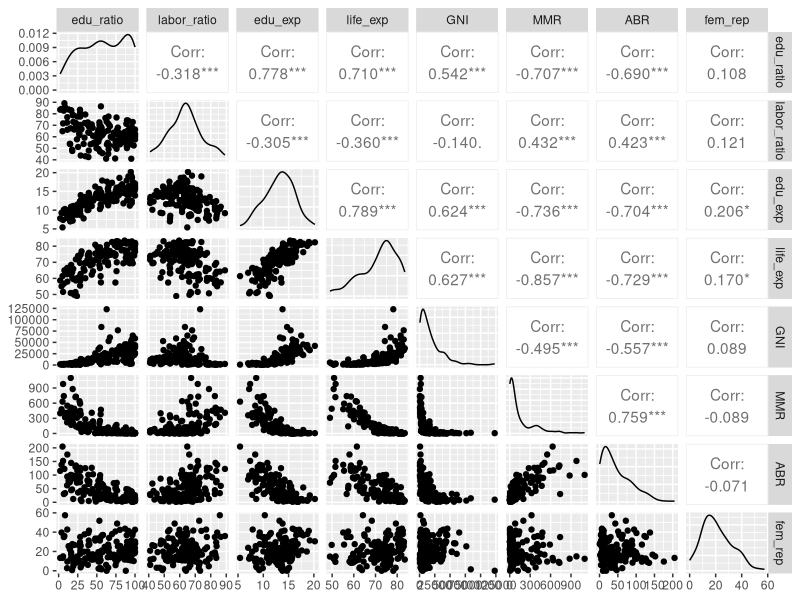
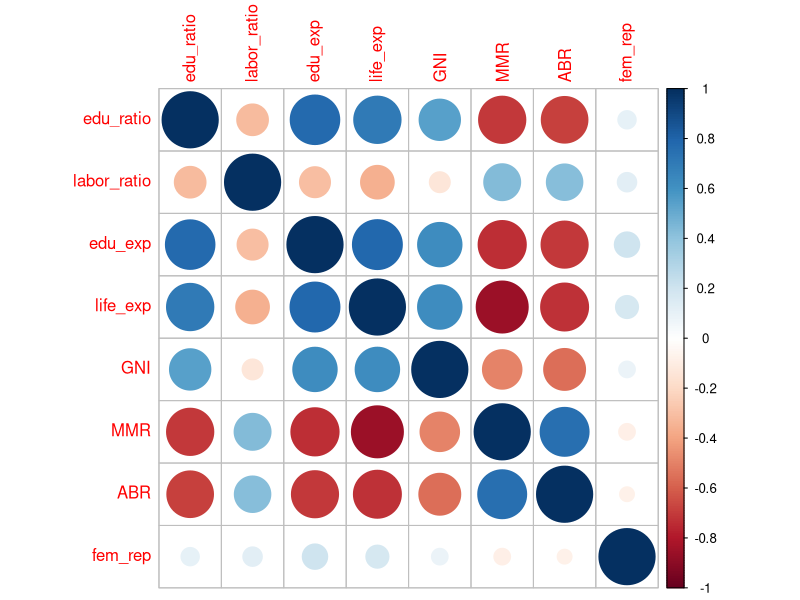
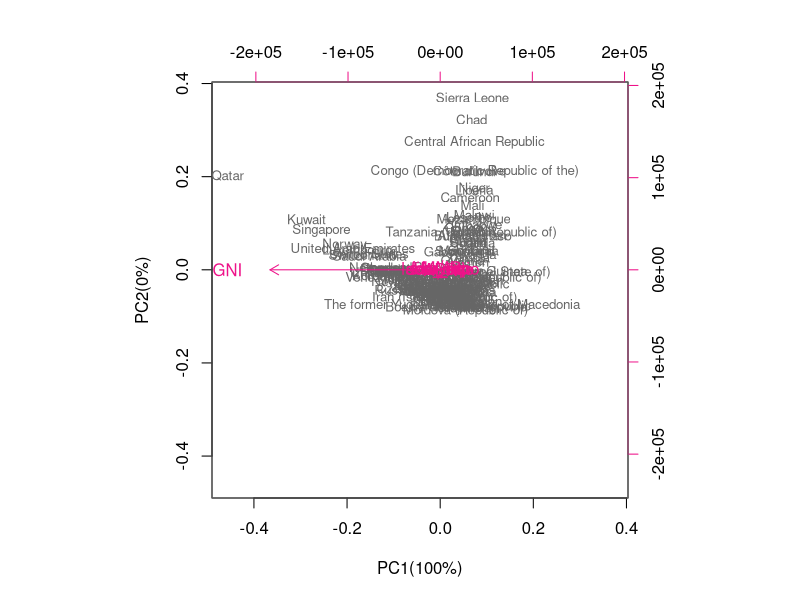
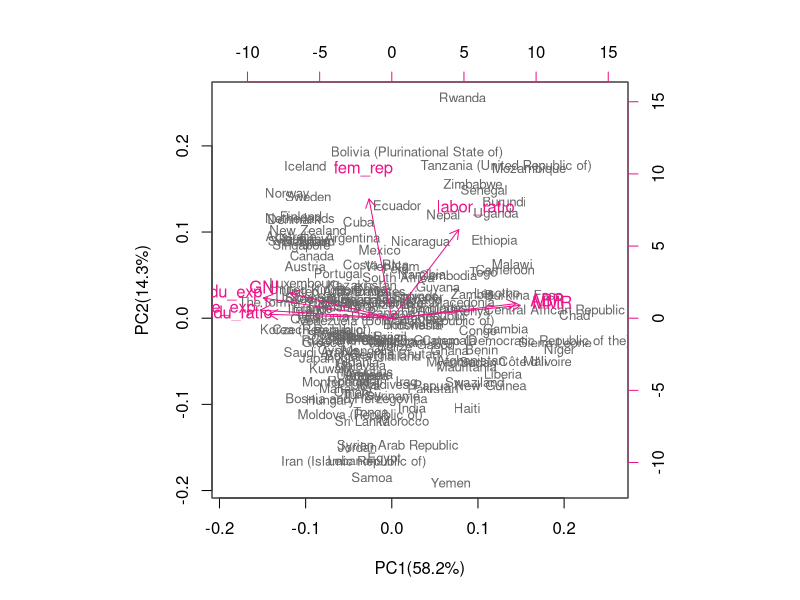
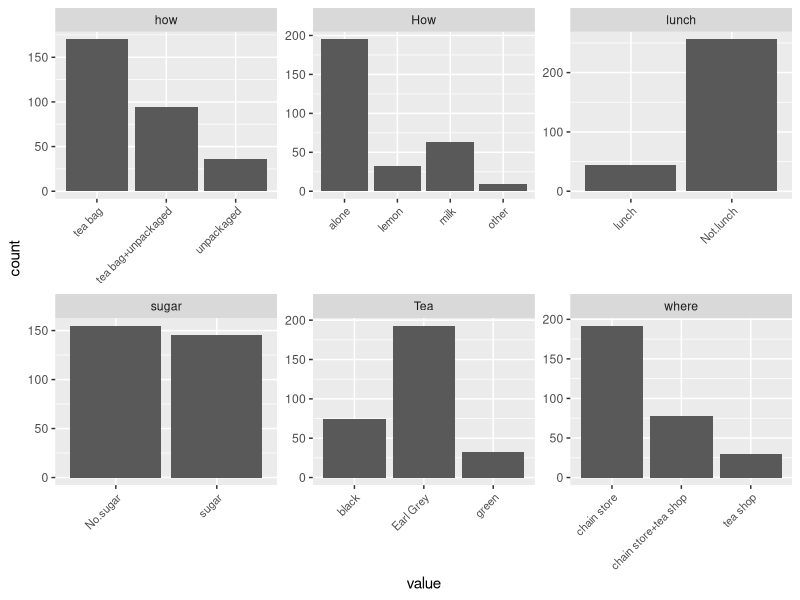
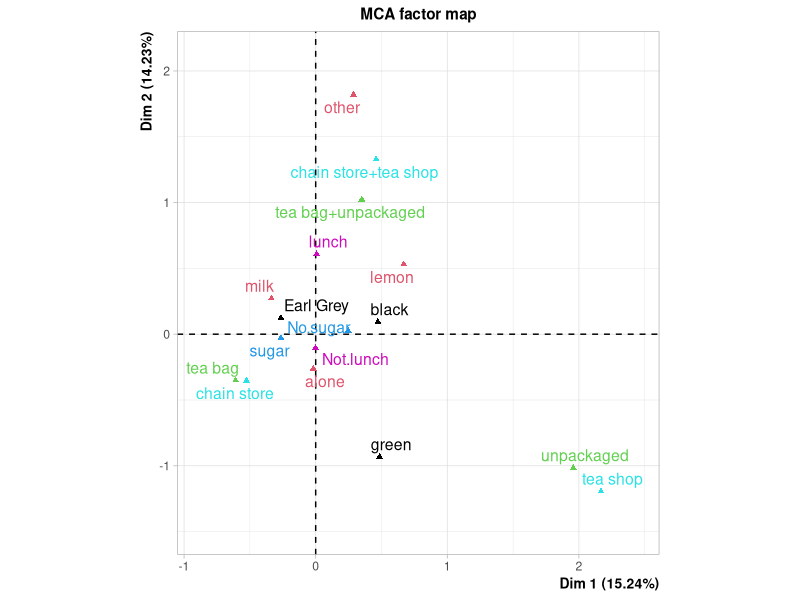

R code for these plots, in order:
## ---- chunk 1
human<-human<-read.csv("create_human.csv",row.names=1)
str(human)
dim(human)
## ---- chunk 2
library(tidyr)
library(ggplot2)
library(GGally)
library(corrplot)
ggpairs(human)
cor(human)%>%corrplot
## ---- chunk 3
summary(human)
pca_human<-prcomp(human)
s<-summary(pca_human)
pca_pr<-round(100*s$importance[2,],digits=1)
pc_lab<-paste0(names(pca_pr),"(",pca_pr,"%)")
biplot(pca_human, cex=c(0.8,1), col=c("grey40","deeppink2"), xlab=pc_lab[1],ylab=pc_lab[2])
## ---- chunk 4
human_std<-scale(human)
summary(human_std)
pca_human_std<-prcomp(human_std)

s2<-summary(pca_human_std)
pca_pr2<-round(100*s2$importance[2,],digits=1)
pc_lab2<-paste0(names(pca_pr2),"(",pca_pr2,"%)")
biplot(pca_human_std, cex=c(0.8,1), col=c("grey40","deeppink2"), xlab=pc_lab2[1],ylab=pc_lab2[2])

summary(pca_human_std)
## ---- chunk 5
library(FactoMineR)
data("tea")
str(tea)
dim(tea)

library(dplyr)
keep_columns<-c("Tea", "How", "how", "sugar", "where", "lunch")
tea_time<-dplyr::select(tea, one_of(keep_columns))
str(tea_time)
gather(tea_time)%>%ggplot(aes(value))+geom_bar()+facet_wrap("key", scales="free")+theme(axis.text.x=element_text(angle=45,hjust=1,size=8))
## ---- chunk 6
mca<-MCA(tea_time, graph=FALSE)
summary(mca)
plot(mca, invisible=c("ind"), habillage="quali")

summary(tea$where)
summary(tea$how)
